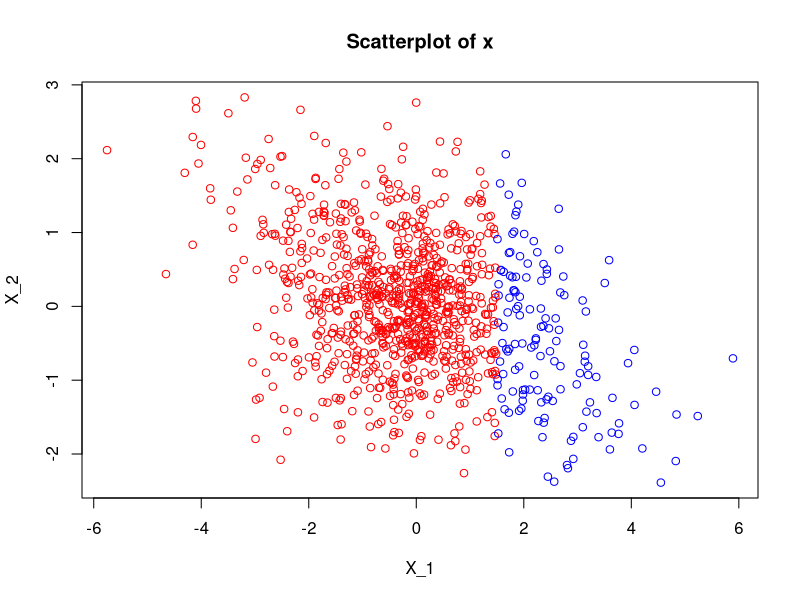
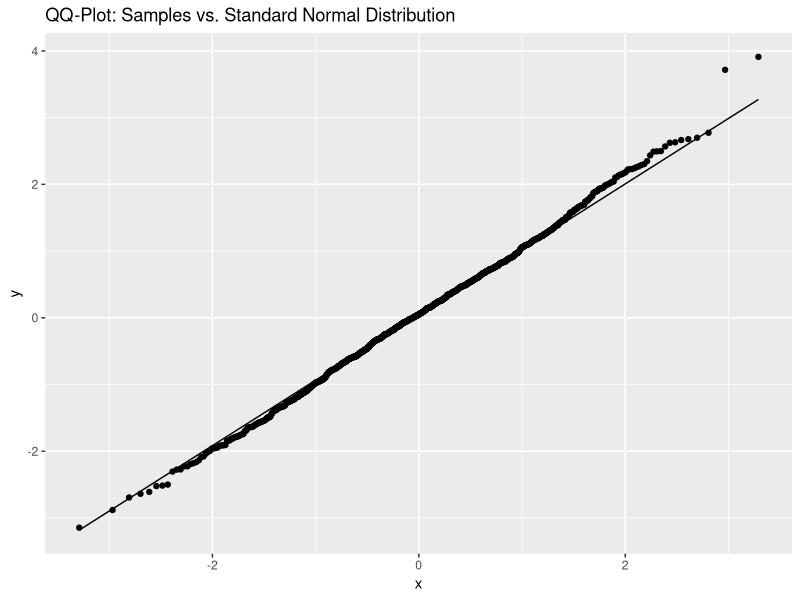
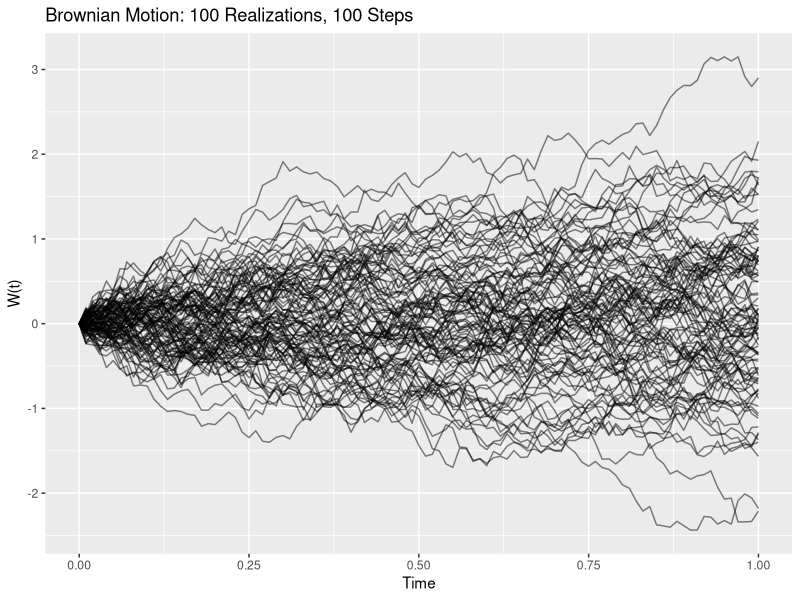
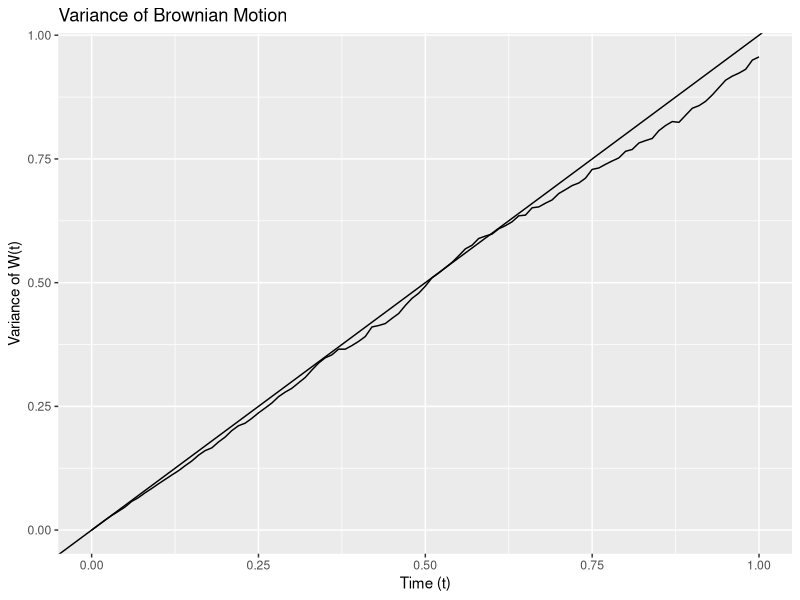
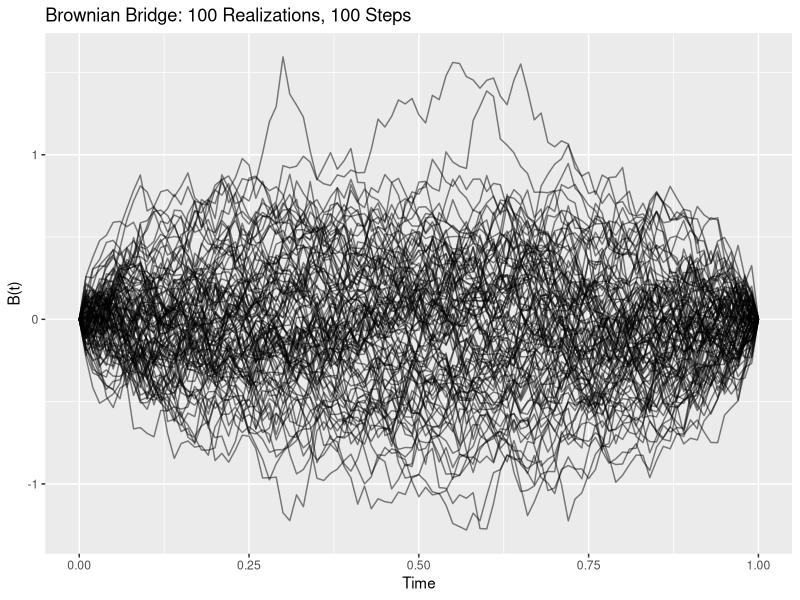
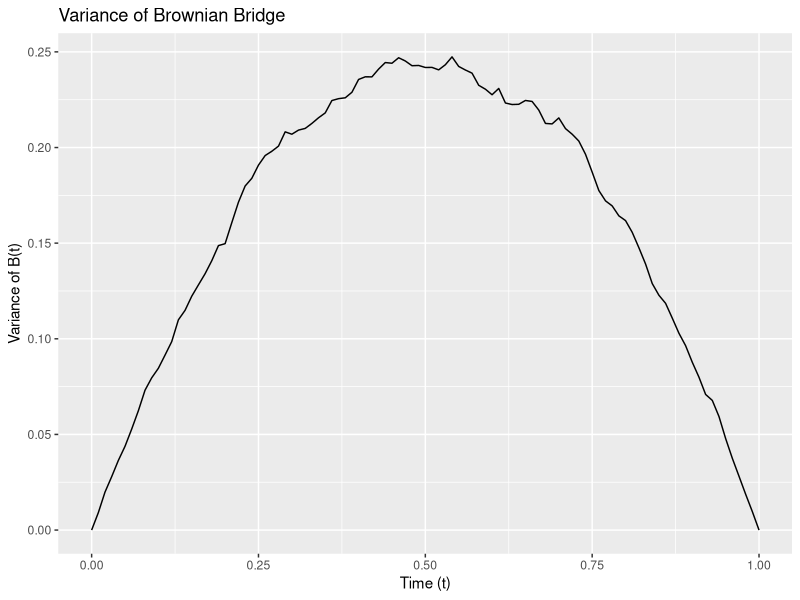

The R script that drew these images, in order:
## ---- chunk 1
knitr::opts_chunk$set(echo = TRUE)
set.seed(394932)
library(tidyverse)
library(ggplot2)
## ---- chunk 2
set.seed(46)
n <- 1000
mean_U <- c(0,0)
mean_V <- c(2,2)

cov_U <- matrix(c(2, -1.5, -1.5, 2), nrow = 2)
cov_V <- matrix(c(1, 0.5, 0.5, 1), nrow = 2)

cholesky_U <- chol(cov_U)
cholesky_V <- chol(cov_V)

x <- matrix(NA, nrow = n, ncol=2)

for (i in 1:n) {
  W <- rbinom(1, size=1, prob=0.6)
  z <- matrix(rnorm(2), nrow=2)
  
  if(W == 1) {
    x[i, ] <- (mean_U + cholesky_U %*% z)
  } else {
    x[i, ] <- (mean_U + cholesky_V %*% z)
  }
}

plot(x, main = "Scatterplot of x", xlab = "X_1", ylab = "X_2", col=ifelse(x[,1] > 1.5, "blue", "red")) 
# Samples from U in red, samples from V in blue
## ---- chunk 3
set.seed(46)
n <- 10000 # 10,000 samples
mean_U <- c(0,0)
mean_V <- c(2,2)

cov_U <- matrix(c(2, -1.5, -1.5, 2), nrow = 2)
cov_V <- matrix(c(1, 0.5, 0.5, 1), nrow = 2)

cholesky_U <- chol(cov_U)
cholesky_V <- chol(cov_V)

x <- matrix(NA, nrow = n, ncol=2)

for (i in 1:n) {
  W <- rbinom(1, size=1, prob=0.6)
  z <- rnorm(2)
  
  if(W == 1) {
    x[i, ] <- mean_U + cholesky_U %*% z
  } else {
    x[i, ] <- mean_U + cholesky_V %*% z
  }
}


cov_x <- cov(x)
print(cov_x)

theta <- 0.6
mixture_cov <- theta * cov_U + (1 - theta) * cov_V
cat(c("Weighted Average:", mixture_cov,"\n\n", "Estimated:", cov_x))

# Based on the resulting matrices I would not say that the covariance of a 
# mixture can be expressed as the weighted average of the component covariances. 
# The estimated covariance does not resemble the weighted average. Though it's 
# possible that with a larger sample size they may more closely resemble each 
# other.
## ---- chunk 4
rlaplace <- function(n, theta = 0) {
  s <- 2 * rbinom(n, size = 1, p = 0.5) - 1
  m <- rexp(n) 
  s * m + theta
}

c <- sqrt(2 * pi) / 2

normal_density <- function(x) {
  return((1/sqrt(2*pi)) * exp(-x^2 / 2))
}

laplace_density <- function(x) {
  return((1/2) * exp(-abs(x)))
}

accept_reject <- function(n) {
  samples <- numeric(n)
  count <- 0
  while(count < n) {
    x <- rlaplace(n)
    u <- runif(n)
    accept <- u <= (normal_density(x) / (c * laplace_density(x)))
    samples[count + (1:sum(accept))] <- x[accept]
    count <- count + sum(accept)
  }
  return(samples[1:n])
}
## ---- chunk 5
n <- 1000
samples <- accept_reject(n)

df <- data.frame(samples = samples)
ggplot(df, aes(sample = samples)) +
  geom_qq(distribution = qnorm) +
  geom_qq_line(distribution = qnorm) +
  ggtitle("QQ-Plot: Samples vs. Standard Normal Distribution")
## ---- chunk 6
brownian_motion <- function(k, realizations) {
  delta_t <- 1 / k
  paths <- matrix(0, nrow = realizations, ncol = k + 1)
  
  for (i in 1:realizations) {
    steps <- rnorm(k, mean = 0, sd = sqrt(delta_t))
    paths[i, 2:(k + 1)] <- cumsum(steps)
  }
  return(paths)
}

k <- 100
realizations <- 100
paths <- brownian_motion(k, realizations)

time_points <- seq(0,1, length.out = k + 1)
brownian_realizations <- data.frame(
  time = rep(time_points, realizations),
  value = as.vector(t(paths)),
  path = rep(1:realizations, each = k + 1)
)

ggplot(brownian_realizations, aes(x = time, y = value, group = path)) +
  geom_line(alpha = 0.5) +
  ggtitle("Brownian Motion: 100 Realizations, 100 Steps") +
  xlab("Time") +
  ylab("W(t)")
## ---- chunk 7
k <- 100
realizations <- 1000
paths <- brownian_motion(k, realizations)

vars <- apply(paths, 2, var)
time_points <- seq(0,1,length.out = k + 1)
variances <- data.frame(
  time = time_points,
  variance = vars
)

ggplot(variances, aes(x = time, y = vars)) +
  geom_line() +
  geom_abline(intercept = 0, slope = 1) +
  ggtitle("Variance of Brownian Motion") +
  xlab("Time (t)") +
  ylab("Variance of W(t)")
## ---- chunk 8
brownian_bridge <- function(k, realizations) {
  paths <- brownian_motion(k, realizations)
  time_points <- seq(0, 1, length.out = k + 1)
  
  for (i in 1:realizations) {
    paths[i, ] <- paths[i, ] - time_points * paths[i, k + 1]
  }
  return(paths)
}
  
k <- 100
realizations <- 100

bridge_paths <- brownian_bridge(k, realizations)
time_points <- seq(0,1, length.out = k + 1)
brownian_bridge_data <- data.frame(
  time = rep(time_points, realizations),
  value = as.vector(t(bridge_paths)),
  path = rep(1:realizations, each = k + 1)
)

ggplot(brownian_bridge_data, aes(x = time, y = value, group = path)) + geom_line(alpha = 0.5) +
  ggtitle("Brownian Bridge: 100 Realizations, 100 Steps") +
  xlab("Time") +
  ylab("B(t)")

realizations_variance <- 1000
paths_variance <- brownian_bridge(k, realizations_variance)
variance_brownian_bridge <- apply(paths_variance, 2, var)

variance_brownian_bridge_data <- data.frame(
  time = time_points,
  variance = variance_brownian_bridge
)

ggplot(variance_brownian_bridge_data, aes(x = time, y = variance)) +
  geom_line() +
  ggtitle("Variance of Brownian Bridge") + 
  xlab("Time (t)") +
  ylab("Variance of B(t)") 
